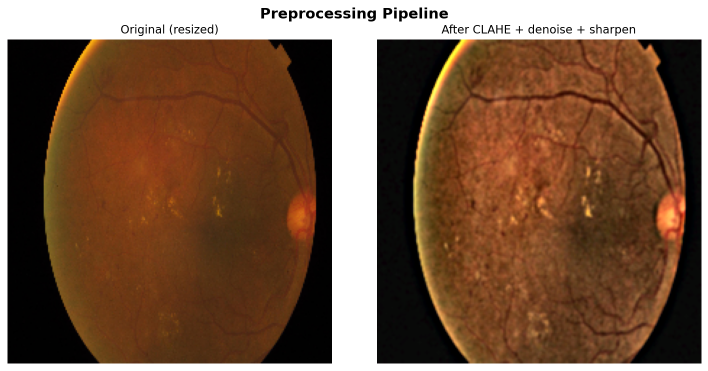
#> input picture reports/screenshots/preprocessing/000c1434d8d7_before_after.png, 1416 x 742 px (shown at 1/2 size)
$ python -i preprocessing.py   (imports and definitions only)
#> lines starting #> are read from the running program, lines starting #| are printed output that depends on the picture
### src/config.py
"""
config.py
=========
Central configuration for all paths and shared hyperparameters.

Edit this file to point to your local dataset location.
All other modules import their paths and constants from here.
"""

from pathlib import Path

# ─────────────────────────────────────────────────────────────────────────────
# Dataset paths  ← EDIT THESE if your files live elsewhere
# ─────────────────────────────────────────────────────────────────────────────

# Root folder of the APTOS 2019 dataset (flat structure from Kaggle download)
DATASET_ROOT: Path = Path("data/raw")

# CSV file: columns `id_code` and `diagnosis`
CSV_PATH: Path = DATASET_ROOT / "train.csv"

# Flat folder of all raw retinal images (no sub-directories)
IMAGES_DIR: Path = DATASET_ROOT / "train_images"

# ─────────────────────────────────────────────────────────────────────────────
# Derived / intermediate paths  (inside the project — gitignored)
# ─────────────────────────────────────────────────────────────────────────────

DATA_PROC_DIR:  Path = Path("data/processed")   # preprocessed images
DATA_AUG_DIR:   Path = Path("data/augmented")   # augmented + balanced images
CHECKPOINT_DIR: Path = Path("checkpoints")
FINAL_MODEL_PATH: Path = CHECKPOINT_DIR / "final_model.keras"
LOG_DIR:        Path = Path("logs")
HISTORY_DIR:    Path = Path("reports")

# ─────────────────────────────────────────────────────────────────────────────
# Screenshot output directories
# ─────────────────────────────────────────────────────────────────────────────

SS_DATASET:       Path = Path("reports/screenshots/dataset")
SS_PREPROCESSING: Path = Path("reports/screenshots/preprocessing")
SS_AUGMENTATION:  Path = Path("reports/screenshots/augmentation")
SS_TRAINING:      Path = Path("reports/screenshots/training")
SS_EVALUATION:    Path = Path("reports/screenshots/evaluation")

# ─────────────────────────────────────────────────────────────────────────────
# Image settings
# ─────────────────────────────────────────────────────────────────────────────

IMAGE_SIZE: tuple[int, int] = (224, 224)       # (height, width) for the model

def detect_image_extension(images_dir: Path = IMAGES_DIR) -> str:
    """Auto-detect the file extension used in *images_dir*.

    Checks for the first file with a recognised image extension.
    Falls back to ``.png`` (APTOS 2019 default) if the directory is not
    yet available (e.g. before extraction).

    Args:
        images_dir: Directory containing the flat image files.

    Returns:
        Extension string including the dot, e.g. ``".png"`` or ``".jpeg"``.
    """
    recognised = {".png", ".jpg", ".jpeg", ".tif", ".tiff"}
    if images_dir.exists():
        for f in images_dir.iterdir():
            if f.suffix.lower() in recognised:
                return f.suffix.lower()
    # APTOS 2019 Blindness Detection uses PNG
    return ".png"

IMAGE_EXT: str = detect_image_extension()

# ─────────────────────────────────────────────────────────────────────────────
# Dataset split ratios
# ─────────────────────────────────────────────────────────────────────────────

TRAIN_RATIO: float = 0.70
VAL_RATIO:   float = 0.15
TEST_RATIO:  float = 0.15    # 1 - TRAIN - VAL

# ─────────────────────────────────────────────────────────────────────────────
# Training hyperparameters
# ─────────────────────────────────────────────────────────────────────────────

BATCH_SIZE:       int   = 32
EPOCHS_FROZEN:    int   = 30
EPOCHS_FINETUNE:  int   = 20
RANDOM_STATE:     int   = 42

# ─────────────────────────────────────────────────────────────────────────────
# ImageNet normalisation constants
# ─────────────────────────────────────────────────────────────────────────────

IMAGENET_MEAN: list[float] = [0.485, 0.456, 0.406]
IMAGENET_STD:  list[float] = [0.229, 0.224, 0.225]

# ─────────────────────────────────────────────────────────────────────────────
# Class metadata
# ─────────────────────────────────────────────────────────────────────────────

NUM_CLASSES: int = 5
CLASS_NAMES: list[str] = [
    "No DR",          # 0
    "Mild",           # 1
    "Moderate",       # 2
    "Severe",         # 3
    "Proliferative DR",  # 4
]

### src/preprocessing.py
"""
preprocessing.py
================
Image preprocessing pipeline for the Diabetic Retinopathy Stage Detection project.

Dataset layout (APTOS 2019 Blindness Detection):
    <IMAGES_DIR>/         — flat folder of all retinal images
    <CSV_PATH>            — CSV with columns `id_code` and `diagnosis` (0-4)

Steps applied per image:
    1. Load image (BGR → RGB)
    2. Resize to target dimensions
    3. CLAHE contrast enhancement (applied to L channel in LAB colour space)
    4. Gaussian blur for noise removal
    5. Unsharp mask for edge enhancement
    6. Normalise to [0, 1] using ImageNet mean/std

Usage:
    python src/preprocessing.py
"""

import sys
from pathlib import Path

# Allow sibling imports when running as __main__
sys.path.insert(0, str(Path(__file__).parent))

import cv2
import numpy as np
import pandas as pd
import matplotlib.pyplot as plt
from tqdm import tqdm
from typing import Optional, Tuple

import config as cfg

# ── Constants (re-exported from config for backward compatibility) ─────────────
IMAGE_SIZE      = cfg.IMAGE_SIZE
IMAGENET_MEAN   = np.array(cfg.IMAGENET_MEAN, dtype=np.float32)
IMAGENET_STD    = np.array(cfg.IMAGENET_STD,  dtype=np.float32)
CSV_PATH        = cfg.CSV_PATH
IMAGES_DIR      = cfg.IMAGES_DIR
DATA_PROC_DIR   = cfg.DATA_PROC_DIR
SCREENSHOTS_DIR = cfg.SS_PREPROCESSING


# ── CSV / DataFrame helpers ───────────────────────────────────────────────────

# [38 lines left out: function load_dataframe, not called in this run]


# ── Core image functions ──────────────────────────────────────────────────────

def load_image(path: str | Path) -> np.ndarray:
    """Load an image from disk and convert BGR → RGB.

    Args:
        path: Absolute or relative path to the image file.

    Returns:
        RGB image as a uint8 numpy array of shape (H, W, 3).

    Raises:
        FileNotFoundError: If the image cannot be read from *path*.
    """
    img = cv2.imread(str(path))
#> img is the input picture: shape (742, 1416, 3); mean B, G, R 67, 89, 119.8
    if img is None:
        raise FileNotFoundError(f"Could not read image: {path}")
    return cv2.cvtColor(img, cv2.COLOR_BGR2RGB)


def apply_clahe(
    image: np.ndarray,
    clip_limit: float = 2.0,
    tile_grid_size: Tuple[int, int] = (8, 8),
) -> np.ndarray:
    """Apply CLAHE (Contrast Limited Adaptive Histogram Equalisation).

    Operates on the L (lightness) channel in LAB colour space to avoid
    colour distortion while enhancing contrast in fundus photographs.

    Args:
        image:          RGB image, uint8, shape (H, W, 3).
        clip_limit:     Threshold for contrast limiting (default 2.0).
        tile_grid_size: Size of the grid for histogram equalisation.

    Returns:
        Contrast-enhanced RGB image (uint8).
    """
#> called with clip_limit = 2, tile_grid_size = (8, 8)
    lab = cv2.cvtColor(image, cv2.COLOR_RGB2LAB)
#> lab: shape (224, 224, 3); mean of channels 0, 1, 2 100, 139.3, 146.6
    l_channel, a_channel, b_channel = cv2.split(lab)
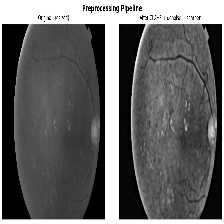
#> l_channel: shape (224, 224); min 0, max 255, mean 100
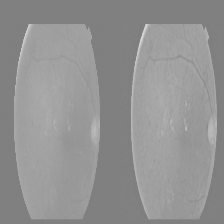
#> b_channel: shape (224, 224); min 126, max 215, mean 146.6
    clahe = cv2.createCLAHE(clipLimit=clip_limit, tileGridSize=tile_grid_size)
    l_channel = clahe.apply(l_channel)
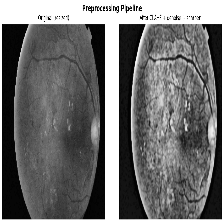
#> l_channel: shape (224, 224); min 2, max 255, mean 112.5
    lab = cv2.merge([l_channel, a_channel, b_channel])
#> lab: shape (224, 224, 3); mean of channels 0, 1, 2 112.5, 139.3, 146.6
    return cv2.cvtColor(lab, cv2.COLOR_LAB2RGB)


def remove_noise(image: np.ndarray, kernel_size: int = 3) -> np.ndarray:
    """Apply Gaussian blur for noise reduction.

    Args:
        image:       RGB image, uint8.
        kernel_size: Size of the Gaussian kernel (must be odd).

    Returns:
        Noise-reduced RGB image (uint8).
    """
#> called with kernel_size = 3
    return cv2.GaussianBlur(image, (kernel_size, kernel_size), sigmaX=0)
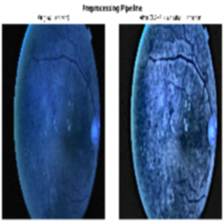
#> returned value: shape (224, 224, 3); mean of channels 0, 1, 2 133.2, 101.1, 78.4; drawn as B, G, R


def sharpen_edges(image: np.ndarray, amount: float = 1.5) -> np.ndarray:
    """Enhance edges via unsharp masking.

    Args:
        image:  RGB image, uint8.
        amount: Strength of sharpening (default 1.5).

    Returns:
        Edge-enhanced RGB image (uint8).
    """
#> called with amount = 1.5
    blurred = cv2.GaussianBlur(image, (0, 0), sigmaX=3)
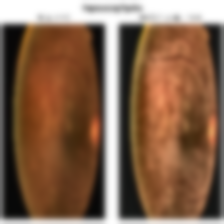
#> blurred: shape (224, 224, 3); mean R, G, B 132.6, 100.4, 77.7
    return cv2.addWeighted(image, 1 + amount, blurred, -amount, 0)
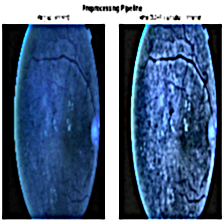
#> returned value: shape (224, 224, 3); mean of channels 0, 1, 2 131.7, 100.2, 77.2; drawn as B, G, R


def resize_image(
    image: np.ndarray,
    size: Tuple[int, int] = IMAGE_SIZE,
) -> np.ndarray:
    """Resize image to the target dimensions using Lanczos interpolation.

    Args:
        image: RGB image, uint8.
        size:  Target (width, height) tuple.

    Returns:
        Resized RGB image (uint8).
    """
    return cv2.resize(image, size, interpolation=cv2.INTER_LANCZOS4)


def normalise(image: np.ndarray) -> np.ndarray:
    """Normalise pixel values using ImageNet mean and std.

    Converts uint8 [0, 255] → float32 [0, 1] then applies
    per-channel standardisation.

    Args:
        image: RGB image, uint8, shape (H, W, 3).

    Returns:
        Normalised float32 array of shape (H, W, 3).
    """
    img = image.astype(np.float32) / 255.0
#> img: shape (224, 224, 3) float32
    img = (img - IMAGENET_MEAN) / IMAGENET_STD
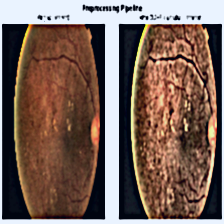
#> img: shape (224, 224, 3) float32; mean R, G, B 0.138, -0.282, -0.459; drawn with min black and max white
    return img


def preprocess_image(
    path: str | Path,
    size: Tuple[int, int] = IMAGE_SIZE,
) -> np.ndarray:
    """Full preprocessing pipeline for a single image.

    Pipeline: load → resize → CLAHE → denoise → sharpen → normalise

    Args:
        path: Path to the input image.
        size: Target (width, height).

    Returns:
        Preprocessed float32 numpy array of shape (*size, 3).
    """
    img = load_image(path)
    img = resize_image(img, size)
    img = apply_clahe(img)
    img = remove_noise(img)
    img = sharpen_edges(img)
    img = normalise(img)
    return img


# ── Visualisation ─────────────────────────────────────────────────────────────

# [86 lines left out: functions save_before_after, preprocess_dataset, not called in this run]


# ── Entry point ───────────────────────────────────────────────────────────────

# [2 lines not run here, left out]

>>> result = preprocess_image('../reports/screenshots/preprocessing/000c1434d8d7_before_after.png')

$ run again, on reports/screenshots/preprocessing/0104b032c141_before_after.png
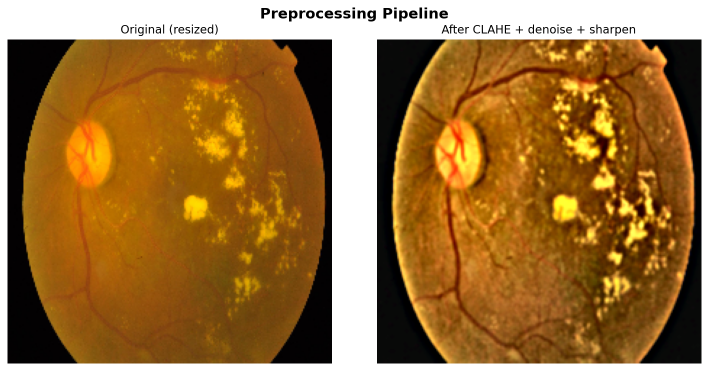
#> input picture reports/screenshots/preprocessing/0104b032c141_before_after.png, 1416 x 742 px (shown at 1/2 size)
#> in load_image, img is the input picture: shape (742, 1416, 3); mean B, G, R 59.5, 113.5, 155.2
#> in sharpen_edges, `return cv2.addWeighted(image, 1 + amount, blurred, -amount, 0)`:
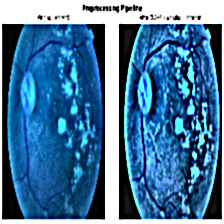
#> returned value: shape (224, 224, 3); mean of channels 0, 1, 2 156.9, 118.2, 68.3; drawn as B, G, R
#> in normalise, `img = (img - IMAGENET_MEAN) / IMAGENET_STD`:
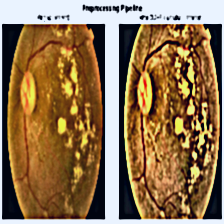
#> img: shape (224, 224, 3) float32; mean R, G, B 0.57, 0.0335, -0.614; drawn with min black and max white
